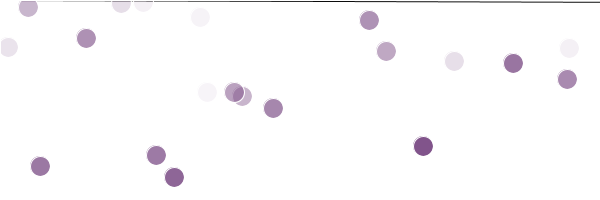
Frame 1 (no input)
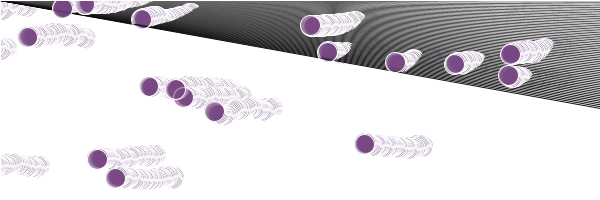
Frame 60 (the mouse pressed at the canvas centre just before this capture)
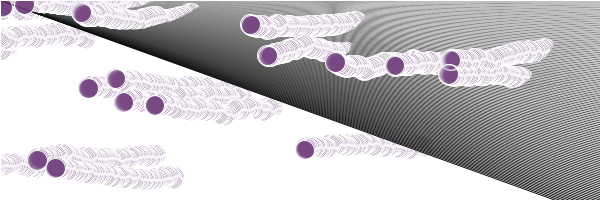
Frame 120 (the mouse held since frame 60 and released just before this capture)

The Processing sketch that drew these frames (run headless with seeded random() and noise(); from frame 60 on, the mouse is pressed at the canvas centre):

// Processing sketch: processing_45038
// ── processing_45038.pde

int num = 20; //número de objectos
drops [] mydrops = new drops [num];//iniciar objecto dando-lhe um nome
float posY; //criação da variável para definir a posição vertical do objecto

void setup(){
  
  size (600,200);//tamanho da janela
  smooth();//não pixelizado
  background(255);// cor de fundo da janela
  frameRate(20);//número de "frames" por segundo
 
  posY = 0;//iniciar a variável dando-lhe um valor/posição
  
  for(int i=0; i<num; i=i+1){//criar variável
  mydrops[i] = new drops();
  }
  
}

void draw(){
  
  posY = posY + 3;//atribuir valor à variável
  println (posY);//impressão de dados
  
  fill(140,234,0);
  stroke(10);
  //objecto 2D
  line(1000,posY,0,0);//usar variável
  
  for(int i=0; i<num; i=i+1){
   mydrops[i].update();//função de actualização
   mydrops[i].drawing();//função de desenhar
  }
  
  //definir o fundo para efeito de arrastamento do objecto
  fill(255,255,255,2);
  rect(0,0,width, height);
}

class drops{//definir a "class"
  
  float posX = int(random(width)); //definir posição horizontal da variável
  float posY = int(random(height)); //definir posição vertical da variável
  float r = int(118);//definir percentagem de cor "red"
  float g = int(70);//definir percentagem de cor "green"
  float b = int(129);//definir percentagem de cor "blue"
  
void update(){//iniciar variável para actualizar a animação
   if(posX > width){
   posX = -40;
   posY = random(height);
   r = 78;
   g = 155;
   b = 153;
}
    //velocidade (movimento) da animação
    posX = posX - int(random(1,-1));
    posY = posY - int(random(-2,2));
  }
   
 void drawing(){//iniciar variável para desenhar o objecto
   smooth();//percentagem de pixelização
   stroke(255);//contorno
   fill(r,g,b,random(255));//cor do preenchimento do objecto
   ellipse (posX,posY,20,20);//geometria do objecto
   //"posX" e "posY" são usados para desenhar o objecto
   //numa posição nova em cada frame
   
  }
}//fim da "class"

  
  
  
  
